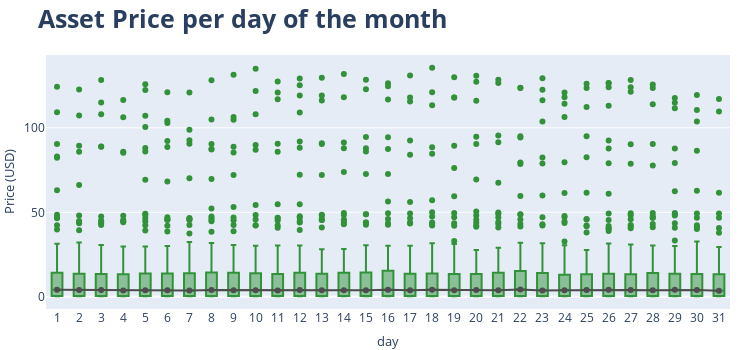

Here is the notebook cell this chart was saved with:
### Markdown cell above
# Boxplot chart for monthly seasonality

### Code cell
dfg['day'] = pd.Series(dfg.index).dt.day.values

# fig 1 dayly boxplot
fig1 = px.box(dfg.sort_values('day'), x='day', y='close',
              color_discrete_sequence=[palette_asset['green']])

# fig 2 line with median data for each day
df_median = pd.DataFrame(dfg.groupby('day')['close'].median()).reset_index()
fig2 = px.line(df_median, x='day', y='close', markers=True,
               color_discrete_sequence=[palette_asset['gray']])

fig = go.Figure(data=fig1.data + fig2.data)

fig.update_layout(
    width       = 750,
    height      = 350,
    title       = dict(text='<b>Asset Price per day of the month</b>', font=dict(size=25)),
    yaxis_title = dict(text='Price (USD)', font=dict(size=13)),
    xaxis       = dict(tickmode='linear', tickangle=0, range=[0.5, 31.5]),
    xaxis_title = dict(text='day', font=dict(size=13)),
    margin      = dict(l=0, r=20, t=55, b=20)
    )

fig.show()

### Figure 1 — Plotly figure (JSON) as saved in the notebook; plotly's stock layout.template omitted (floating-point values rounded to 4 significant figures; data arrays with more than 128 entries replaced by an {"elided": "..."} marker saying what was removed)
{"data": [{"alignmentgroup": "True", "hovertemplate": "day=%{x}<br>close=%{y}<extra></extra>", "legendgroup": "", "marker": {"color": "#329239"}, "name": "", "notched": false, "offsetgroup": "", "orientation": "v", "showlegend": false, "type": "box", "x": {"elided": "3443 int values"}, "x0": " ", "xaxis": "x", "y": {"elided": "3443 float values"}, "y0": " ", "yaxis": "y"}, {"hovertemplate": "day=%{x}<br>close=%{y}<extra></extra>", "legendgroup": "", "line": {"color": "#4d4d4d", "dash": "solid"}, "marker": {"symbol": "circle"}, "mode": "lines+markers", "name": "", "orientation": "v", "showlegend": false, "type": "scatter", "x": [1, 2, 3, 4, 5, 6, 7, 8, 9, 10, 11, 12, 13, 14, 15, 16, 17, 18, 19, 20, 21, 22, 23, 24, 25, 26, 27, 28, 29, 30, 31], "xaxis": "x", "y": [4.139, 4.043, 4.069, 3.652, 3.841, 3.817, 3.688, 3.978, 3.933, 3.796, 3.769, 4.063, 3.931, 3.828, 3.934, 4.111, 3.793, 4.093, 3.916, 3.945, 3.894, 4.283, 3.732, 3.816, 4.004, 4.159, 4.043, 3.825, 4.117, 4.086, 3.601], "yaxis": "y"}], "layout": {"height": 350, "margin": {"b": 20, "l": 0, "r": 20, "t": 55}, "title": {"font": {"size": 25}, "text": "<b>Asset Price per day of the month</b>"}, "width": 750, "xaxis": {"range": [0.5, 31.5], "tickangle": 0, "tickmode": "linear", "title": {"font": {"size": 13}, "text": "day"}, "type": "linear"}, "yaxis": {"autorange": true, "range": [-7.232, 143.1], "title": {"font": {"size": 13}, "text": "Price (USD)"}, "type": "linear"}}}
